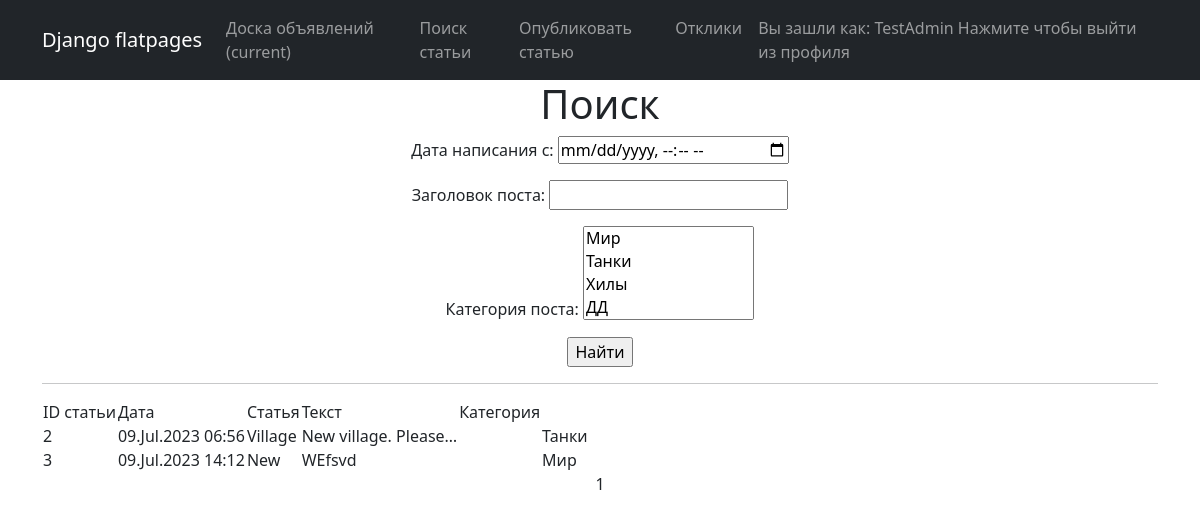
The page /board/search/ (signed in) on the database as committed earlier.
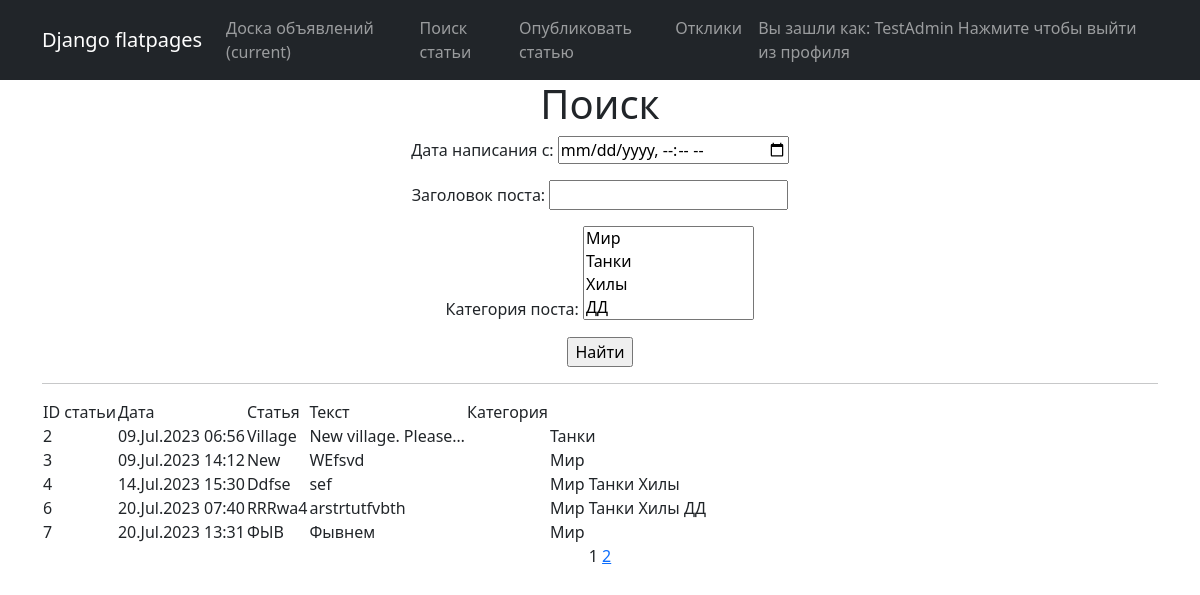
The same page on the database as committed later.
### news/models.py (models this page shows, shortened)
class Post(models.Model):
    author = models.ForeignKey(User, on_delete=models.CASCADE)
    dateCreation = models.DateTimeField(auto_now_add=True)
    postCategory = models.ManyToManyField(Category) # through='PostCategory')
    title = models.CharField(max_length=128, unique=True)
    text = models.TextField()
    upload = models.FileField(upload_to='uploads/', default=None, null=True, blank=True)

class Category(models.Model):
    name = models.CharField(max_length=64, unique=True)
    def __str__(self):
        return self.name

### news/views.py (the view)
# urls.py: path('search/', PostSearch.as_view()), #поиск постов. need настроить
class PostSearch(LoginRequiredMixin, ListView):
    model = Post
    ordering = 'dateCreation'
    template_name = 'search.html'
    context_object_name = 'Search'
    paginate_by = 5
    def get_queryset(self):
        queryset = super().get_queryset()
        self.filterset = PostFilter(self.request.GET, queryset)
        return self.filterset.qs
    def get_context_data(self, **kwargs):
        context = super().get_context_data(**kwargs)
        context['filterset'] = self.filterset
        return context

### news/templatetags/castom_tags.py (called while the page is built)
@register.simple_tag(takes_context=True)
def url_replace(context, **kwargs):
   d = context['request'].GET.copy()
   for k, v in kwargs.items():
       d[k] = v
   return d.urlencode()

### templates/search.html (shortened to what this page needs)
    {% extends 'flatpages/default.html' %}
{% load castom_tags %}
{% block content %}
        <h1>Поиск</h1>
        <form action="" method="get">
            {{ filterset.form.as_p }}
            <input type="submit" value="Найти" />
        </form>
        <hr>
            {% if Search %}
                <table> <!— Начинаем описывать таблицу —>
                    <tr> <!— Добавляем строку —>
                        <td>ID статьи</td>
                        <td>Дата</td>
                        <td>Статья</td>
                        <td>Текст</td>
                        <td>Категория</td>
                        {% for post in Search %}
                            <tr>
                                <td>{{ post.id }}</td>
                                <td>{{ post.dateCreation|date:"d.M.Y H:i" }}</td>
                                <td> <a class="nav-link" href="/board/{{post.id}}">{{ post.title }}  </a></td>
                                <td>{{ post.text|truncatechars:20  }}</td>
                                <td>{{ post.author.authorUser }}</td>
                                <td>{% for cat in post.postCategory.all %}
                                    {{ cat.name }}
                                {% endfor %}</td>
                            </tr>
                        {% endfor %}
                    </tr> <!— Не забываем закрыть HTML-тег строки —>
                </table> <!— ... и таблицы —>
            {% else %}
                <h2>Объявлений по заданным критериям нет!</h2>
            {% endif %}
        {{ page_obj.number }}
        {% if page_obj.has_next %}
           <a href="?{% url_replace page=page_obj.next_page_number %}">{{ page_obj.next_page_number }}</a>
        {% endif %}
{% endblock content %}

Rows that differ between the two databases and show on the page:
added Post: id "4", dateCreation "14.Jul.2023 15:30", title "Ddfse", text "sef", Category (name "Мир"), Category (name "Танки")
now on this page (row unchanged): Category: name "Хилы"
added Post: id "6", dateCreation "20.Jul.2023 07:40", title "RRRwa4", text "arstrtutfvbth", Category (name "Мир"), Category (name "Танки")
now on this page (row unchanged): Category: name "ДД", shown under "6"
added Post: id "7", dateCreation "20.Jul.2023 13:31", title "ФЫВ", text "Фывнем", Category (name "Мир")
Other text that changed with them:
{{ page_obj.next_page_number }}: (not shown) → "2"
